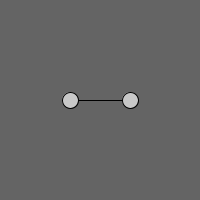
Frame 1 (no input)
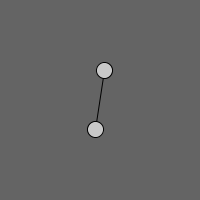
Frame 60 (the mouse pressed at the canvas centre just before this capture)
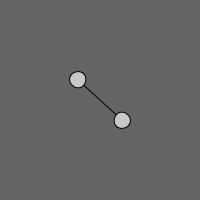
Frame 120 (the mouse held since frame 60 and released just before this capture)

The Processing sketch that drew these frames (run headless with seeded random() and noise(); from frame 60 on, the mouse is pressed at the canvas centre):

// Processing sketch: sketch_00_Ratation
// ── sketch_00_Ratation.pde

 Rotator r;
 
void setup(){
  size(200,200);
 r = new Rotator();
 
  
}

void draw(){
  background(100);
  translate(width/2, height/2);
  rotate(r.angle);
  r.update();
  r.display();
}
// ── Rotator.pde
class Rotator{
  
  float cellWidth;
  float cellHeight;
  float radius;
  
  float angle;
  float aVel;
  float aAccel;
  
  Rotator(){
    cellHeight = 16;
    cellWidth = 16;
    radius = 30;
    angle =0;
    aVel=0;
    aAccel = 0.001;

  }
  
  void display(){
    fill(200);
    line(-radius, 0, radius , 0);
    ellipse(-radius,0, cellWidth, cellHeight);
    ellipse(radius, 0, cellWidth, cellHeight); 
  }
  
  void update(){
    angle += aVel;
    aVel += aAccel;
  }
}  
